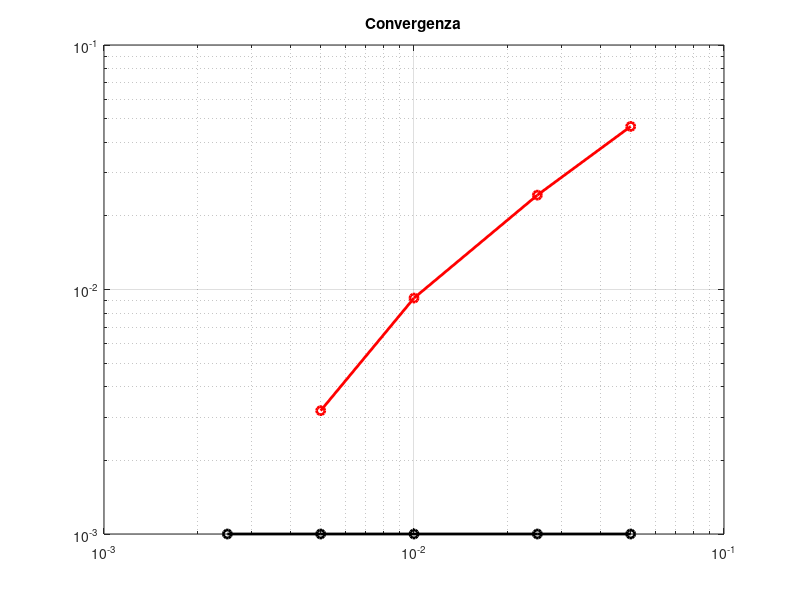

Write MATLAB code to recreate this figure.
clear all
clear vars
clc

%Dati
Ly=25e-2;
Lx=15e-2;
Lx1=Lx/3;
Lx2=Lx-Lx1;
Ta=20;
ha=20;
Tc=5;
cond=2;


vettore=[ 2.5e-3 5e-3 1e-2 2.5e-2 5e-2];
for gg=1:length(vettore)
    %% Mappa di temperatura in condizioni stazionarie
    %Discretizzazione
    dx=vettore(gg);
    dy=dx;
    
    x1=(0:dx:Lx1)';
    nx1=length(x1);
    x2=(0:dx:Lx2)';
    nx2=length(x2);
    
    xx=(0:dx:Lx)';
    nx=length(xx);
    yy=(0:dy:Ly)';
    ny=length(yy);
    
    ntot=nx*ny;
    
    [xmat,ymat]=meshgrid(xx,yy);
    
    %Matrice
    AA=sparse([],[],[],ntot,ntot,5*ntot);
    bb=zeros(ntot,1);
    
    for ii=2:nx-1
        for jj=2:ny-1
            kk=ii+(jj-1)*nx;
            kn=kk-1;
            ks=kk+1;
            ko=kk-nx;
            ke=kk+nx;
            AA(kk,kk)=-2*cond*(1/dx^2+1/dy^2);
            AA(kk,kn)=cond/dx^2;
            AA(kk,ks)=cond/dx^2;
            AA(kk,ko)=cond/dy^2;
            AA(kk,ke)=cond/dy^2;
        end
    end
    
    %Bordi
    %Nord condizione di neumann adiabatica
    % kk=1:nx:ntot;
    % AA(kk,:)=0;
    ii=1;
    for jj=2:ny-1
        kk=ii+(jj-1)*nx;
        kn=kk-1;
        ks=kk+1;
        ko=kk-nx;
        ke=kk+nx;
        AA(kk,kk)=-2*cond*(1/dx^2+1/dy^2);
        AA(kk,ks)=2*cond/dx^2;
        AA(kk,ke)=cond/dy^2;
        AA(kk,ko)=cond/dy^2;
        bb(kk)=0;
    end
    
    %Sud condizione di Robin
    ii=nx;
    for jj=2:ny-1
        kk=ii+(jj-1)*nx;
        kn=kk-1;
        ks=kk+1;
        ko=kk-nx;
        ke=kk+nx;
        AA(kk,kk)=-2*cond*(1/dx^2+1/dy^2)-ha/dx;
        AA(kk,kn)=2*cond/dx^2;
        AA(kk,ko)=cond/dy^2;
        AA(kk,ke)=cond/dy^2;
        bb(kk)=-ha/dx*Ta;
    end
    
    %Ovest Neumann adiabatico
    jj=1;
    for ii=2:nx-1
        kk=ii+(jj-1)*nx;
        kn=kk-1;
        ks=kk+1;
        ko=kk-nx;
        ke=kk+nx;
        AA(kk,kk)=-2*cond*(1/dx^2+1/dy^2);
        AA(kk,ks)=cond/dx^2;
        AA(kk,kn)=cond/dx^2;
        AA(kk,ke)=2*cond/dy^2;
        bb(kk)=0;
    end
    
    %Est divisa tra adiabatica e temperatura imposta
    jj=ny;
    for ii=2:nx1-1
        kk=ii+(jj-1)*nx;
        kn=kk-1;
        ks=kk+1;
        ko=kk-nx;
        ke=kk+nx;
        AA(kk,kk)=-2*cond*(1/dx^2+1/dy^2);
        AA(kk,kn)=cond/dx^2;
        AA(kk,ks)=cond/dx^2;
        AA(kk,ko)=2*cond/dy^2;
        bb(kk)=0;
    end
    for ii=nx1:nx2
        kk=ii+(jj-1)*nx;
        AA(kk,kk)=1;
        bb(kk)=Tc;
    end
    for ii=nx2+1:nx-1
        kk=ii+(jj-1)*nx;
        kn=kk-1;
        ks=kk+1;
        ko=kk-nx;
        ke=kk+nx;
        AA(kk,kk)=-2*cond*(1/dx^2+1/dy^2);
        AA(kk,kn)=cond/dx^2;
        AA(kk,ks)=cond/dx^2;
        AA(kk,ko)=2*cond/dy^2;
        bb(kk)=0;
    end
    
    %Nodi
    kk=nx;
    AA(kk,:)=0;
    AA(kk,kk)=-cond*(1/dx^2+1/dy^2)-ha/dx;
    AA(kk,kk-1)=cond/dx^2;
    AA(kk,kk+nx)=cond/dy^2;
    bb(kk)=-ha/dx*Ta;
    kk=ntot;
    AA(kk,:)=0;
    AA(kk,kk)=-cond*(1/dx^2+1/dy^2)-ha/dx;
    AA(kk,kk-1)=cond/dx^2;
    AA(kk,kk-nx)=cond/dy^2;
    bb(kk)=-ha/dx*Ta;
    kk=1;
    AA(kk,:)=0;
    AA(kk,kk)=-cond*(1/dx^2+1/dy^2);
    AA(kk,kk+1)=cond/dx^2;
    AA(kk,kk+nx)=cond/dy^2;
    bb(kk)=0;
    kk=ntot-nx+1;
    AA(kk,kk)=-cond*(1/dx^2+1/dy^2);
    AA(kk,kk+1)=cond/dx^2;
    AA(kk,kk-nx)=cond/dy^2;
    bb(kk)=0;
    
    TT=AA\bb;
    TTT=reshape(TT,nx,ny);
    Tmax=max(TTT);
    if gg==1
        dxref=dx;
        dyref=dy;
        nref=[ntot,nx,ny];
        Tref=Tmax;
        err(gg)=0;
    else
        err(gg)=norm(Tmax-Tref(1:round(dy/dyref):nref(3)))/norm(Tref(1:round(dy/dyref):nref(3))-Ta);
    end

end
toll=1e-3*ones(length(vettore),1);
loglog(vettore,err,'r-o','LineWidth',2)
hold on
loglog(vettore,toll,'k-o','LineWidth',2)
grid on
title('Convergenza')
